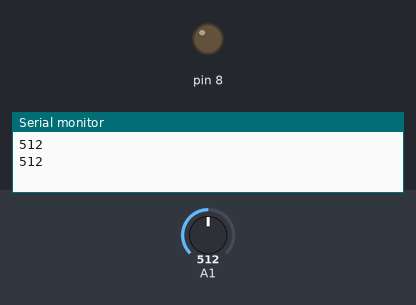
A sketch run on a simulated Arduino Uno, built with avr-gcc and run on an emulated ATmega328P. On the bench: output pins drawn as LEDs (lit = HIGH), the last lines printed to the serial monitor. Inputs (shaded band) come from the test bench; at power-on: A1 = 512.

Above: at 1.8 s.
1.9 s: A1 set to 29
3.4 s: A1 set to 22
At 4.4 s:
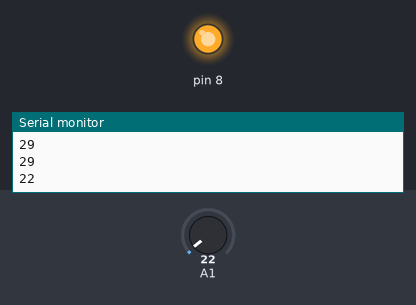
5.5 s: A1 set to 122
At 7.1 s:
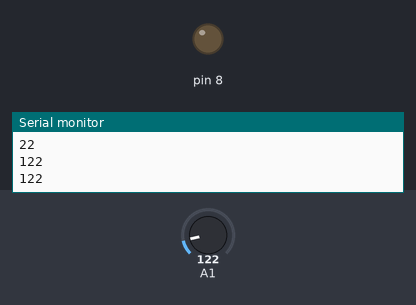
7.5 s: A1 set to 15
At 8.7 s:
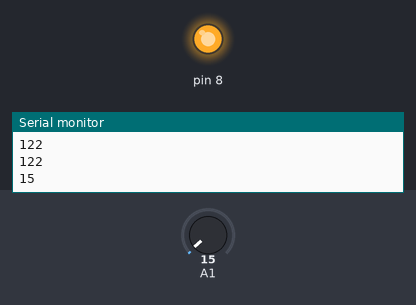
Timing chart, 0 to 10.5 s (numbered marks = the images above; inputs shaded):
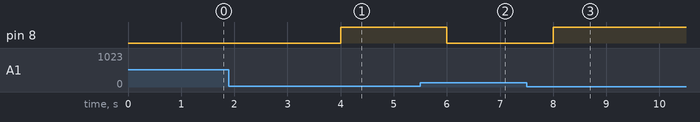

Measured:
- the behaviour switches between 26 and 25 on A1 (found by bisection; images 0 and 1)
- after the input at 3.4 s, pin 8: LOW → HIGH after 0.60 s
- after the input at 5.5 s, pin 8: HIGH → LOW after 0.50 s
- after the input at 7.5 s, pin 8: LOW → HIGH after 0.50 s

The sketch:

photoresistor.ino
```cpp
void setup() {
  pinMode (8, OUTPUT);
  Serial.begin(9600);
}

void loop() {
Serial.println (analogRead(A1));
delay (1000);
if (analogRead(A1)>25)
{
  digitalWrite(8, LOW);
  }
  else{
  digitalWrite(8, HIGH);
    }
}
```
